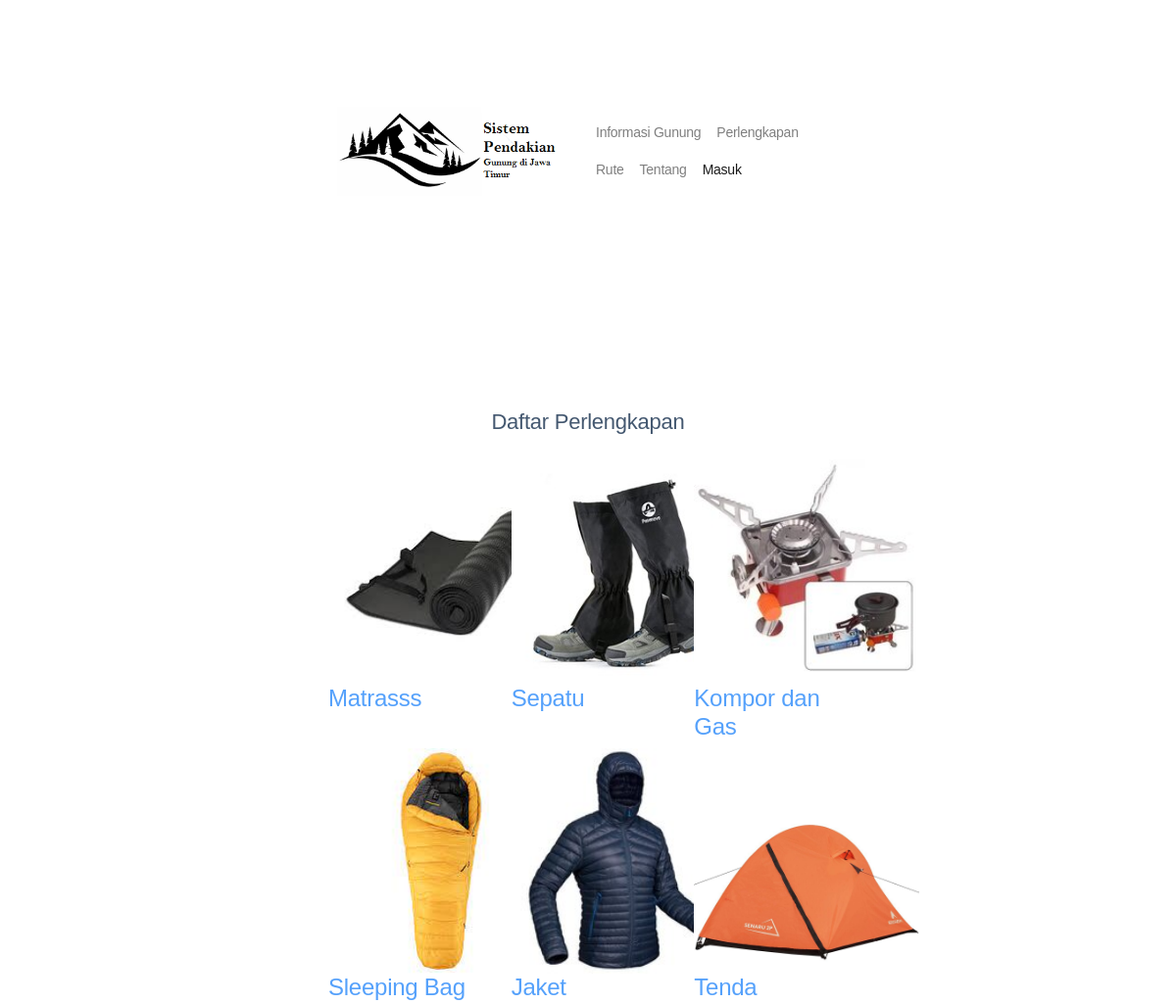
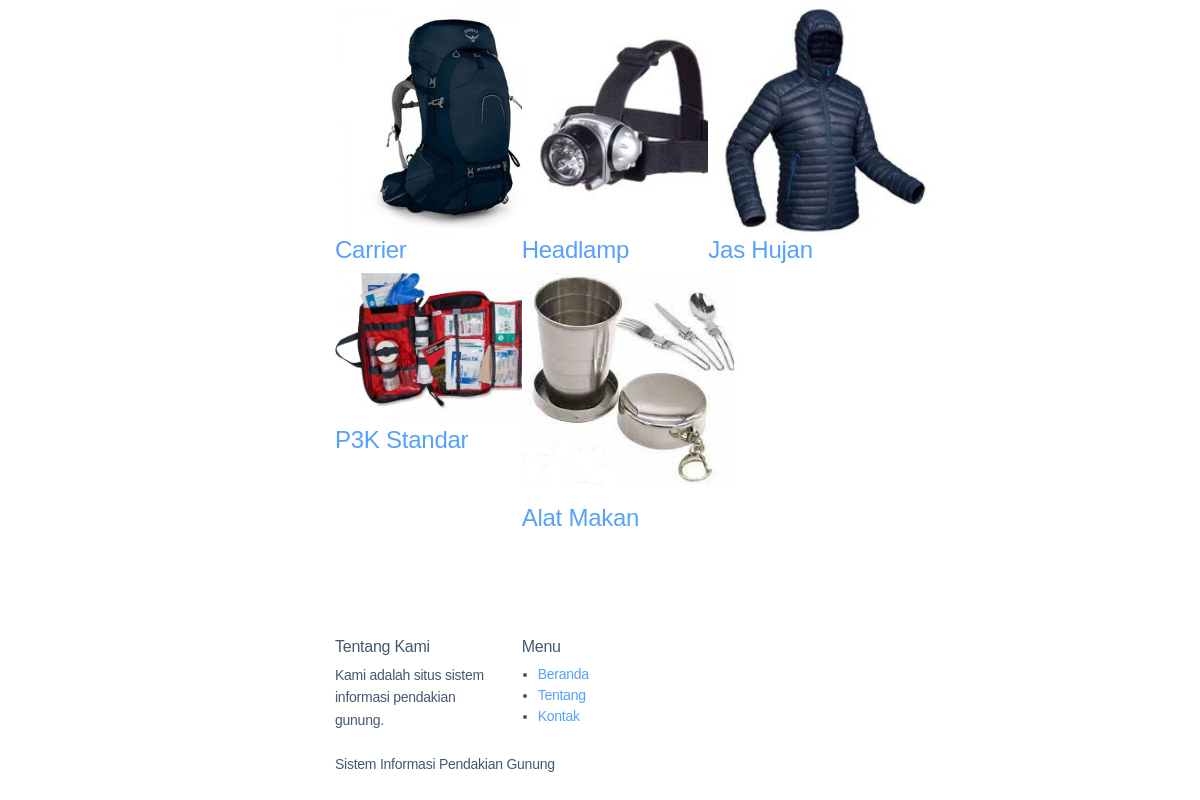
The app's page /index.php/home/in_perlengkapan with its own data (2 pictures, top to bottom).
### tables this page shows
CREATE TABLE `tb_perlengkapan` (
  `id_perlengkapan` int(11) NOT NULL,
  `nama_perlengkapan` varchar(100) NOT NULL,
  `ket_singkat` text NOT NULL,
  `gambar` varchar(180) NOT NULL,
  `created` datetime NOT NULL DEFAULT current_timestamp(),
  `modified` datetime NOT NULL DEFAULT current_timestamp()
);

### application/controllers/Home.php (called while the page is built, shortened)
<?php
class Home extends CI_Controller
{
    public function __construct()
    {
        $this->load->model('Wisata_M');
        $this->load->model('Perlengkapan_M');
        $this->load->model('Rute_M');
        $this->load->model('Krisar_M');
    }
    public function in_perlengkapan()
    {
        $data = [
            'perlengkapan' => $this->Perlengkapan_M->getData()
        ];
        $this->load->view('core/header');
        $this->load->view('home/in_perlengkapan', $data);
        $this->load->view('core/footer');
    }
}

### index.php (called while the page is built, shortened)
<?php
require_once BASEPATH.'core/CodeIgniter.php';

### application/models/Perlengkapan_M.php (called while the page is built, shortened)
<?php
class Perlengkapan_M extends CI_Model
{
    public function getData()
    {
        return $this->db->get('tb_perlengkapan')->result_array();
    }
}

### application/views/home/in_perlengkapan.php (the view)
<section class="home_gallery_area p_120">
    <div class="container">
        <h2 class="text-center ">Daftar Perlengkapan</h2>
        <div class="gallery_f_inner row imageGallery1 mt-4 mb-4">
            <?php
            foreach ($perlengkapan as $pr) :
            ?>
                <div class="col-lg-4 col-md-4 col-sm-6">
                    <div class="h_gallery_item">
                        <a href="detail-konten?id=<?= $pr['id_perlengkapan'] ?>&val=wisata" target="_blank">
                            <div class="g_img_item">
                                <img src="<?= base_url('asset/images/gunung/' . $pr['gambar']) ?>" width="230">
                            </div>
                        </a>
                        <div class="g_item_text">
                            <a href="<?= base_url('home/d_perlengkapan/' . $pr['id_perlengkapan']); ?>">
                                <h4><?= $pr['nama_perlengkapan']; ?></h4>
                            </a>
                        </div>
                    </div>
                </div>
            <?php endforeach; ?>
        </div>
    </div>
</section>

### application/views/core/header.php (shortened to what this page needs)
<!DOCTYPE html>
<html lang="en">
<head>
    <link rel="stylesheet" href="<?= base_url('asset') ?>/dist-2/css/bootstrap.css">
    <link rel="stylesheet" href="<?= base_url('asset') ?>/dist-2/vendors/linericon/style.css">
    <link rel="stylesheet" href="<?= base_url('asset') ?>/dist-2/css/font-awesome.min.css">
    <link rel="stylesheet" href="<?= base_url('asset') ?>/plugins/fontawesome-free/css/all.min.css">
    <link rel="stylesheet" href="<?= base_url('asset') ?>/dist-2/vendors/owl-carousel/owl.carousel.min.css">
    <link rel="stylesheet" href="<?= base_url('asset') ?>/dist-2/vendors/lightbox/simpleLightbox.css">
    <link rel="stylesheet" href="<?= base_url('asset') ?>/dist-2/vendors/nice-select/css/nice-select.css">
    <link rel="stylesheet" href="<?= base_url('asset') ?>/dist-2/vendors/animate-css/animate.css">
    <link rel="stylesheet" href="<?= base_url('asset') ?>/dist-2/css/style.css">
    <link rel="stylesheet" href="<?= base_url('asset') ?>/dist-2/css/responsive.css">
</head>
<body>
    <header class="header_area">
        <div class="main_menu">
            <nav class="navbar navbar-expand-lg navbar-light">
                <div class="container box_1620">
                    <a class="navbar-brand logo_h" href="index"><img src="<?= base_url('asset') ?>/images/Capture1.png" alt="" style="width: 249px;"></a>
                    <div class="collapse navbar-collapse offset" id="navbarSupportedContent">
                        <ul class="nav navbar-nav menu_nav ml-auto">
                            <li class="nav-item"><a class="nav-link" href="<?= base_url('home') ?>">Informasi Gunung</a></li>
                            <li class="nav-item"><a class="nav-link" href="<?= base_url('home/in_perlengkapan') ?>">Perlengkapan</a></li>
                            <li class="nav-item"><a class="nav-link" href="<?= base_url('home/in_rute') ?>">Rute</a></li>
                            <li class="nav-item"><a class="nav-link" href="<?= base_url('home/tentang') ?>">Tentang</a></li>
                            <li class="nav-item active"><a class="nav-link" href="<?= base_url('auth') ?>">Masuk</a></li>
                        </ul>
                    </div>
                </div>
            </nav>
        </div>
    </header>

### application/views/core/footer.php (shortened to what this page needs)
<footer class="footer-area section_gap">
    <div class="container">
        <div class="row">
            <div class="col-lg-4 col-md-6 col-sm-6">
                <div class="single-footer-widget">
                    <h6 class="footer_title">Tentang Kami</h6>
                    <p>Kami adalah situs sistem informasi pendakian gunung.</p>
                </div>
            </div>
            <div class="col-lg-3 col-md-6 col-sm-6">
                <div class="single-footer-widget">
                    <h6 class="footer_title">Menu</h6>
                    <div class="row">
                        <div class="col-3">
                            <ul class="list">
                                <li><a href="index">Beranda</a></li>
                                <li><a href="tentang">Tentang</a></li>
                                <li><a href="kontak">Kontak</a></li>
                            </ul>
                        </div>
                    </div>
                </div>
            </div>
        </div>
        <div class="row footer-bottom d-flex justify-content-between align-items-center">
            <p class="col-lg-8 col-md-8 footer-text m-0">
                Sistem Informasi Pendakian Gunung</i></a>
            </p>
        </div>
    </div>
</footer>
</body>
</html>

### records on screen
tb_perlengkapan: gambar (picture), nama_perlengkapan "Matrasss"
tb_perlengkapan: gambar (picture), nama_perlengkapan "Sepatu"
tb_perlengkapan: gambar (picture), nama_perlengkapan "Kompor dan Gas"
tb_perlengkapan: gambar (picture), nama_perlengkapan "Sleeping Bag"
tb_perlengkapan: gambar (picture), nama_perlengkapan "Jaket"
tb_perlengkapan: gambar (picture), nama_perlengkapan "Tenda"
tb_perlengkapan: gambar (picture), nama_perlengkapan "Carrier"
tb_perlengkapan: gambar (picture), nama_perlengkapan "Headlamp"
tb_perlengkapan: gambar (picture), nama_perlengkapan "Jas Hujan"
tb_perlengkapan: gambar (picture), nama_perlengkapan "P3K Standar"
tb_perlengkapan: gambar (picture), nama_perlengkapan "Alat Makan"
